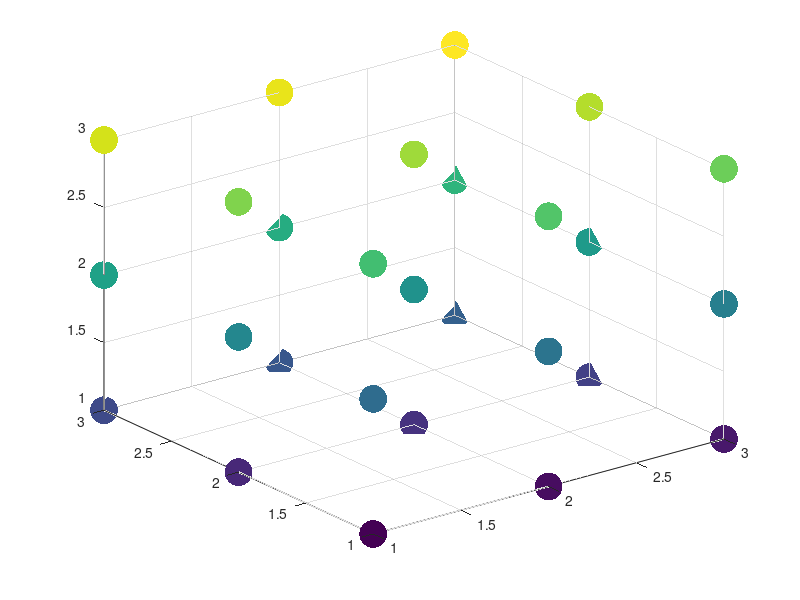

Here is the MATLAB script that generated this plot: (Note: this script raises an error after producing the figure.)
%%%%%%%%%%%%%%%%%%%%%%%%%%%%%%%%%%%%%%%%%%%%%%%%%%%%%%%%
%                4D Data Visualization                 %
%              with MATLAB Implementation              %
%                                                      %
% Author: M.Sc. Eng. Hristo Zhivomirov        02/16/13 %
%%%%%%%%%%%%%%%%%%%%%%%%%%%%%%%%%%%%%%%%%%%%%%%%%%%%%%%%

clear, clc, close all

% form the axes
x = 1:1:3;   % first dimension independent variable
y = 1:1:3;   % second dimension independent variable
z = 1:1:3;   % third dimension independent variable
[X, Y, Z] = meshgrid(x, y, z);  % form the 3D grid

% form the user data matrix
% the data could be imported from a file
userdata(:, :, 1) = [1  2  3;  4  5  6;  7  8  9];      % first page
userdata(:, :, 2) = [10 11 12; 13 14 15; 16 17 18];     % second page
userdata(:, :, 3) = [19 20 21; 22 23 24; 25 26 27];     % third page

% plot the data
figure(1)
scatter3(X(:), Y(:), Z(:), 400, userdata(:), 'filled')
grid3 on
set(gca, 'FontName', 'Times New Roman', 'FontSize', 14)
xlabel('X')
ylabel('Y')
zlabel('Z')
colorbar
view(-15, 25)